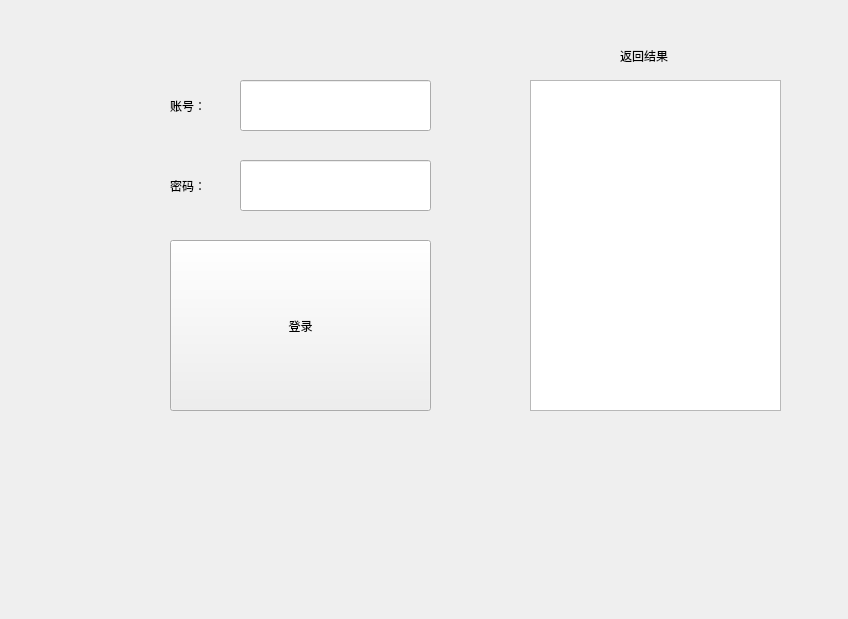
<?xml version="1.0" encoding="UTF-8"?>
<ui version="4.0">
 <class>Form</class>
 <widget class="QWidget" name="Form">
  <property name="geometry">
   <rect>
    <x>0</x>
    <y>0</y>
    <width>848</width>
    <height>619</height>
   </rect>
  </property>
  <property name="windowTitle">
   <string>Form</string>
  </property>
  <widget class="QLineEdit" name="lineEdit">
   <property name="geometry">
    <rect>
     <x>240</x>
     <y>80</y>
     <width>191</width>
     <height>51</height>
    </rect>
   </property>
  </widget>
  <widget class="QLineEdit" name="lineEdit_2">
   <property name="geometry">
    <rect>
     <x>240</x>
     <y>160</y>
     <width>191</width>
     <height>51</height>
    </rect>
   </property>
  </widget>
  <widget class="QLabel" name="label">
   <property name="geometry">
    <rect>
     <x>170</x>
     <y>100</y>
     <width>54</width>
     <height>12</height>
    </rect>
   </property>
   <property name="text">
    <string>账号：</string>
   </property>
  </widget>
  <widget class="QLabel" name="label_2">
   <property name="geometry">
    <rect>
     <x>170</x>
     <y>180</y>
     <width>54</width>
     <height>12</height>
    </rect>
   </property>
   <property name="text">
    <string>密码：</string>
   </property>
  </widget>
  <widget class="QPushButton" name="pushButton">
   <property name="geometry">
    <rect>
     <x>170</x>
     <y>240</y>
     <width>261</width>
     <height>171</height>
    </rect>
   </property>
   <property name="text">
    <string>登录</string>
   </property>
  </widget>
  <widget class="QTextBrowser" name="textBrowser">
   <property name="geometry">
    <rect>
     <x>530</x>
     <y>80</y>
     <width>251</width>
     <height>331</height>
    </rect>
   </property>
  </widget>
  <widget class="QLabel" name="label_3">
   <property name="geometry">
    <rect>
     <x>620</x>
     <y>50</y>
     <width>54</width>
     <height>12</height>
    </rect>
   </property>
   <property name="text">
    <string>返回结果</string>
   </property>
  </widget>
 </widget>
 <resources/>
 <connections/>
</ui>
